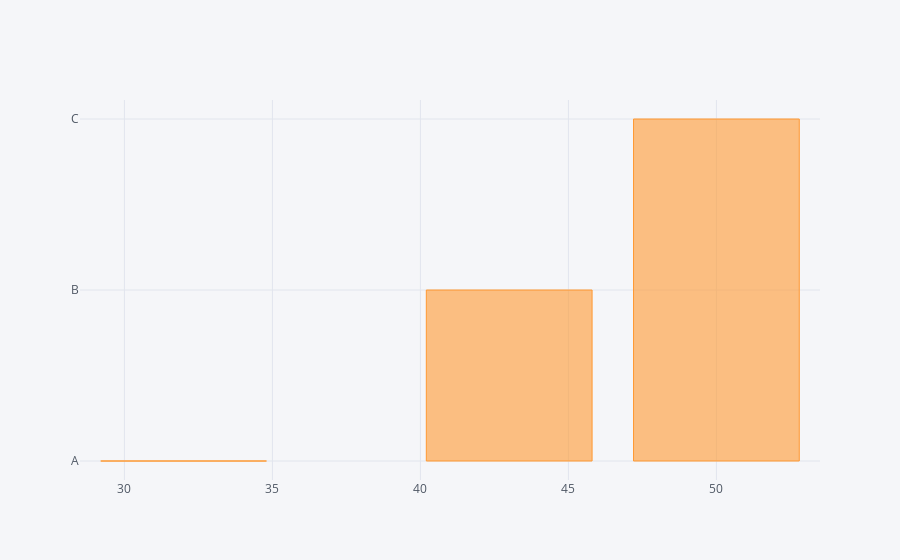

Notebook code cell kept with this figure:
### Code cell
df2.iplot(kind='bar',y='Category',x='Values')

### Figure 1 — Plotly figure (JSON) as saved in the notebook; plotly's stock layout.template omitted (floating-point values rounded to 4 significant figures)
{"data": [{"marker": {"color": "rgba(255, 153, 51, 0.6)", "line": {"color": "rgba(255, 153, 51, 1.0)", "width": 1}}, "name": "Category", "orientation": "v", "text": "", "type": "bar", "x": [32, 43, 50], "y": ["A", "B", "C"]}], "layout": {"legend": {"bgcolor": "#F5F6F9", "font": {"color": "#4D5663"}}, "paper_bgcolor": "#F5F6F9", "plot_bgcolor": "#F5F6F9", "title": {"font": {"color": "#4D5663"}}, "xaxis": {"gridcolor": "#E1E5ED", "showgrid": true, "tickfont": {"color": "#4D5663"}, "title": {"font": {"color": "#4D5663"}, "text": ""}, "zerolinecolor": "#E1E5ED"}, "yaxis": {"gridcolor": "#E1E5ED", "showgrid": true, "tickfont": {"color": "#4D5663"}, "title": {"font": {"color": "#4D5663"}, "text": ""}, "zerolinecolor": "#E1E5ED"}}}
